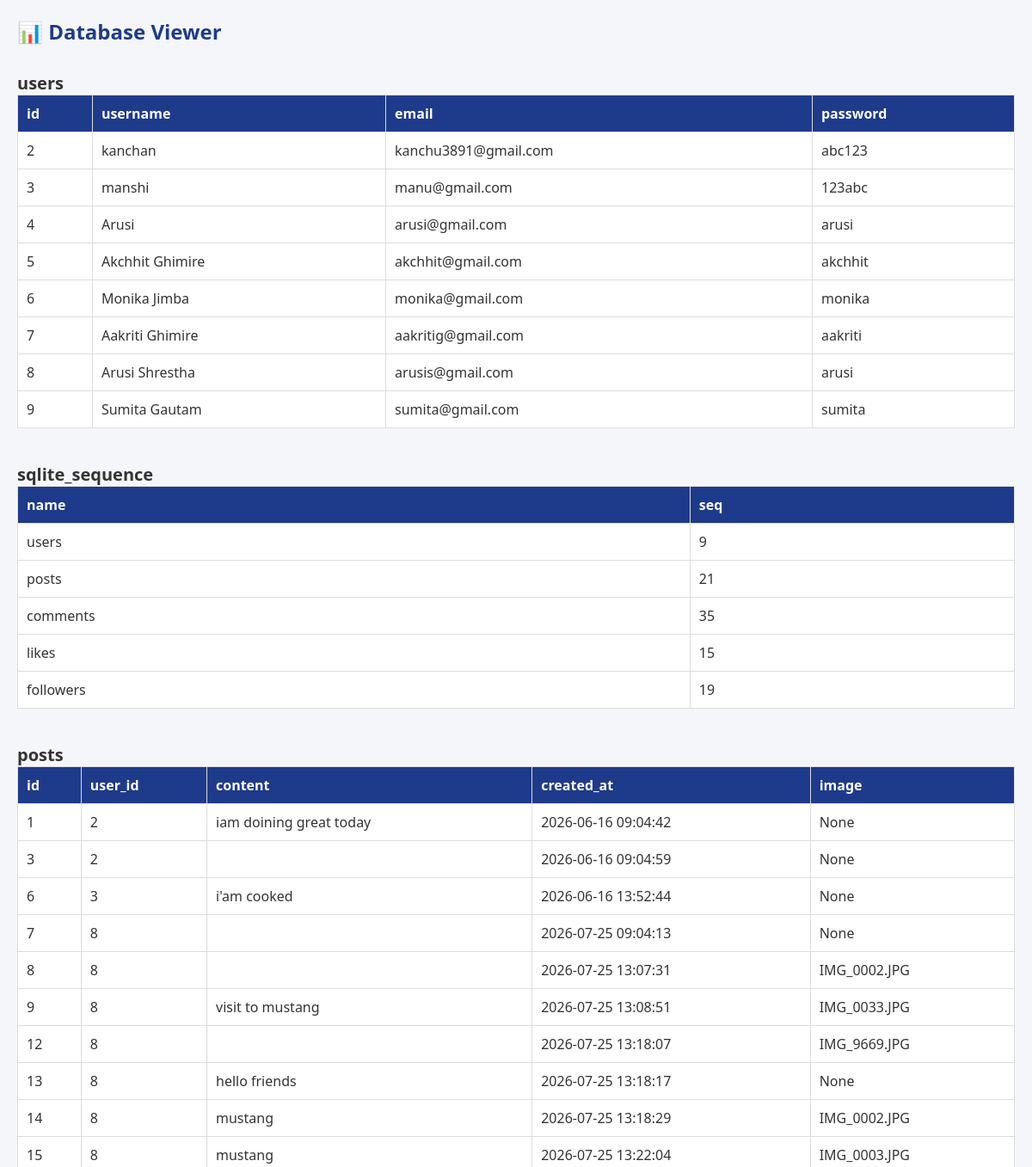
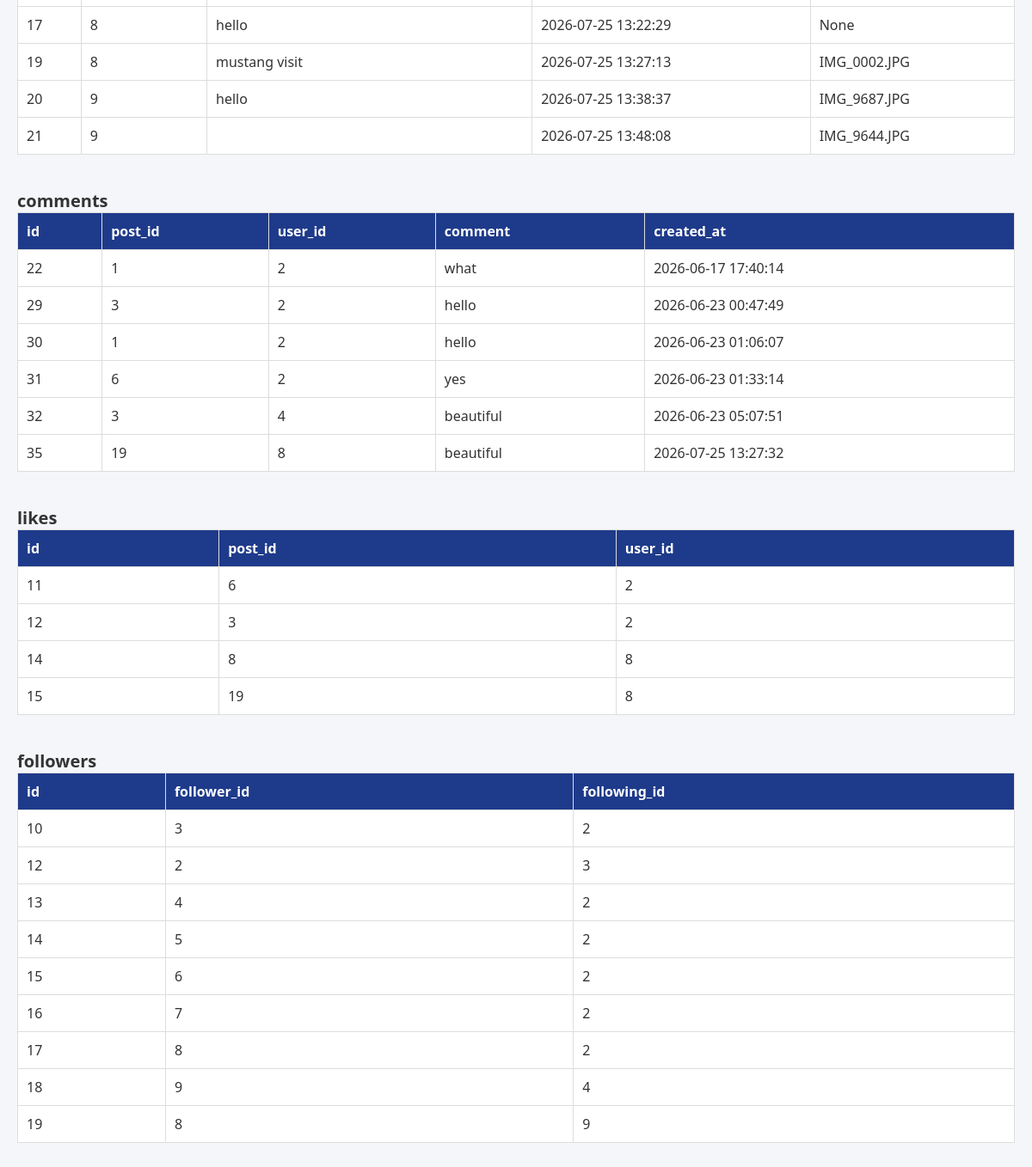
The app's page /db with its own data (2 pictures, top to bottom).
### tables this page shows
CREATE TABLE users(
    id INTEGER PRIMARY KEY AUTOINCREMENT,
    username TEXT NOT NULL,
    email TEXT UNIQUE,
    password TEXT
);

CREATE TABLE posts(
    id INTEGER PRIMARY KEY AUTOINCREMENT,
    user_id INTEGER,
    content TEXT,
    created_at TIMESTAMP DEFAULT CURRENT_TIMESTAMP
, image TEXT);

CREATE TABLE comments(
    id INTEGER PRIMARY KEY AUTOINCREMENT,
    post_id INTEGER,
    user_id INTEGER,
    comment TEXT,
    created_at TIMESTAMP DEFAULT CURRENT_TIMESTAMP
);

CREATE TABLE likes(
    id INTEGER PRIMARY KEY AUTOINCREMENT,
    post_id INTEGER,
    user_id INTEGER
);

CREATE TABLE followers(
    id INTEGER PRIMARY KEY AUTOINCREMENT,
    follower_id INTEGER,
    following_id INTEGER
);

### app.py (the view)
@app.route("/db")
def db_page():
    import sqlite3
    conn = sqlite3.connect("database.db")
    conn.row_factory = sqlite3.Row   # ⭐ IMPORTANT FIX
    cursor = conn.cursor()
    cursor.execute("SELECT name FROM sqlite_master WHERE type='table'")
    tables = cursor.fetchall()
    db_data = {}
    for table in tables:
        table_name = table["name"]
        cursor.execute(f"SELECT * FROM {table_name} LIMIT 20")
        rows = cursor.fetchall()
        db_data[table_name] = rows
    conn.close()
    return render_template("db.html", db_data=db_data)

### app.py (called while the page is built)
@app.before_request
def before_request():
    print("➡ Request:", request.method, request.path)

### templates/db.html (shortened to what this page needs)
<!DOCTYPE html>
<html>
<head>
    <link rel="stylesheet" href="/static/style.css">
</head>
<body>
<h2>📊 Database Viewer</h2>
{% for table, rows in db_data.items() %}
    <div class="table-title">{{ table }}</div>
    <table>
        <tr>
            {% for col in rows[0].keys() %}
                <th>{{ col }}</th>
            {% endfor %}
        </tr>
        {% for row in rows %}
        <tr>
            {% for col in row %}
                <td>{{ col }}</td>
            {% endfor %}
        </tr>
        {% endfor %}
    </table>
{% endfor %}
</body>
</html>

### static/style.css (style rules this page uses)
* { margin:0; padding:0; box-sizing:border-box; font-family: "Segoe UI", sans-serif; }
body { background:#f4f6f9; color:#333; }

### templates/db.html (style rules this page uses)
body { font-family: Arial; padding: 20px; background: #f4f6f9; }
h2 { color: #1e3a8a; }
table { width: 100%; border-collapse: collapse; margin-bottom: 40px; background: white; }
th, td { border: 1px solid #ddd; padding: 10px; text-align: left; }
th { background: #1e3a8a; color: white; }
.table-title { margin-top: 30px; font-size: 20px; font-weight: bold; color: #333; }

### records on screen
users: row "2", username "kanchan", email "kanchu3891@gmail.com", password "abc123"
users: row "3", username "manshi", email "manu@gmail.com", password "123abc"
users: row "4", username "Arusi", email "arusi@gmail.com", password "arusi"
users: row "5", username "Akchhit Ghimire", email "akchhit@gmail.com", password "akchhit"
users: row "6", username "Monika Jimba", email "monika@gmail.com", password "monika"
users: row "7", username "Aakriti Ghimire", email "aakritig@gmail.com", password "aakriti"
users: row "8", username "Arusi Shrestha", email "arusis@gmail.com", password "arusi"
users: row "9", username "Sumita Gautam", email "sumita@gmail.com", password "sumita"
posts: row "1" "2" "None", content "iam doining great today", created_at "2026-06-16 09:04:42"
posts: row "3" "2" "None", created_at "2026-06-16 09:04:59"
posts: row "6" "3" "None", content "i'am cooked", created_at "2026-06-16 13:52:44"
posts: row "7" "8" "None", created_at "2026-07-25 09:04:13"
posts: row "8" "8", created_at "2026-07-25 13:07:31", image "IMG_0002.JPG"
posts: row "9" "8", content "visit to mustang", created_at "2026-07-25 13:08:51", image "IMG_0033.JPG"
posts: row "12" "8", created_at "2026-07-25 13:18:07", image "IMG_9669.JPG"
posts: row "13" "8" "None", content "hello friends", created_at "2026-07-25 13:18:17"
posts: row "14" "8", content "mustang", created_at "2026-07-25 13:18:29", image "IMG_0002.JPG"
posts: row "15" "8", content "mustang", created_at "2026-07-25 13:22:04", image "IMG_0003.JPG"
posts: row "17" "8" "None", content "hello", created_at "2026-07-25 13:22:29"
posts: row "19" "8", content "mustang visit", created_at "2026-07-25 13:27:13", image "IMG_0002.JPG"
posts: row "20" "9", content "hello", created_at "2026-07-25 13:38:37", image "IMG_9687.JPG"
posts: row "21" "9", created_at "2026-07-25 13:48:08", image "IMG_9644.JPG"
comments: row "22" "1" "2", comment "what", created_at "2026-06-17 17:40:14"
comments: row "29" "3" "2", comment "hello", created_at "2026-06-23 00:47:49"
comments: row "30" "1" "2", comment "hello", created_at "2026-06-23 01:06:07"
comments: row "31" "6" "2", comment "yes", created_at "2026-06-23 01:33:14"
comments: row "32" "3" "4", comment "beautiful", created_at "2026-06-23 05:07:51"
comments: row "35" "19" "8", comment "beautiful", created_at "2026-07-25 13:27:32"
likes: row "11" "6" "2"
likes: row "12" "3" "2"
likes: row "14" "8" "8"
likes: row "15" "19" "8"
followers: row "10" "3" "2"
followers: row "12" "2" "3"
followers: row "13" "4" "2"
followers: row "14" "5" "2"
followers: row "15" "6" "2"
followers: row "16" "7" "2"
followers: row "17" "8" "2"
followers: row "18" "9" "4"
followers: row "19" "8" "9"

### other values on screen
{{ table }} "users" "sqlite_sequence" "posts" "comments" "likes" "followers"
{{ col }} "id" "username" "email" "password" "name" "seq" "id" "user_id" "content" "created_at" "image" "id" "post_id" "user_id" "comment" "created_at" "id" "post_id" "user_id" "id" "follower_id" "following_id"
{{ col }} "users" "9" "posts" "21" "comments" "35" "likes" "15" "followers" "19"
